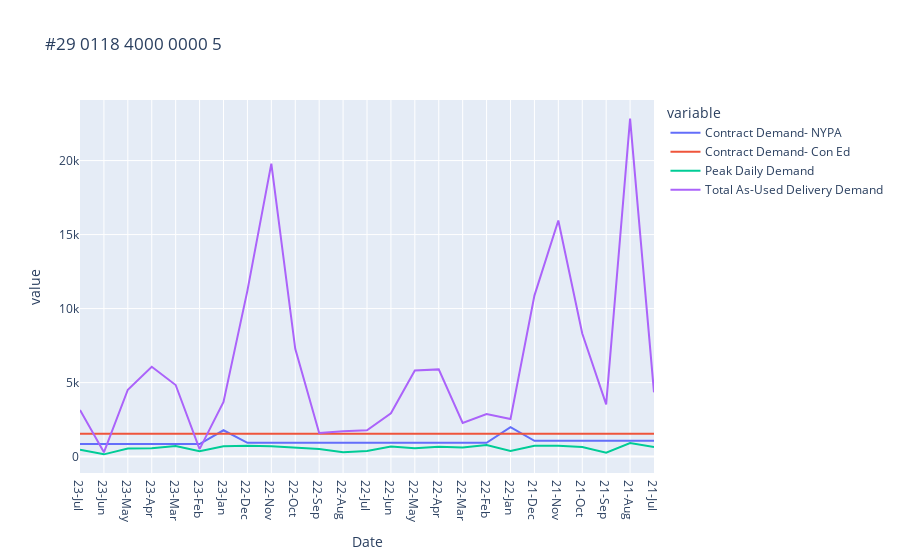

The cell this chart's notebook holds for it:
### Code cell
df6=pd.read_csv('00005.csv')
df6=df6.rename(columns={'Contract Demand': 'Contract Demand- NYPA'})
fig = px.line(df6, x="Date", y=df6.columns,
              title='#29 0118 4000 0000 5')
fig.update_xaxes(
    dtick="M1",
    tickformat="%b\n%Y")
fig.show()

### Figure 1 — Plotly figure (JSON) as saved in the notebook; plotly's stock layout.template omitted (floating-point values rounded to 4 significant figures)
{"data": [{"hovertemplate": "variable=Contract Demand- NYPA<br>Date=%{x}<br>value=%{y}<extra></extra>", "legendgroup": "Contract Demand- NYPA", "line": {"color": "#636efa", "dash": "solid"}, "marker": {"symbol": "circle"}, "mode": "lines", "name": "Contract Demand- NYPA", "orientation": "v", "showlegend": true, "type": "scatter", "x": ["23-Jul", "23-Jun", "23-May", "23-Apr", "23-Mar", "23-Feb", "23-Jan", "22-Dec", "22-Nov", "22-Oct", "22-Sep", "22-Aug", "22-Jul", "22-Jun", "22-May", "22-Apr", "22-Mar", "22-Feb", "22-Jan", "21-Dec", "21-Nov", "21-Oct", "21-Sep", "21-Aug", "21-Jul"], "xaxis": "x", "y": [847, 847, 847, 847, 847, 847, 1780, 933, 933, 933, 933, 933, 933, 933, 933, 933, 933, 933, 1997, 1064, 1064, 1064, 1064, 1064, 1064], "yaxis": "y"}, {"hovertemplate": "variable=Contract Demand- Con Ed<br>Date=%{x}<br>value=%{y}<extra></extra>", "legendgroup": "Contract Demand- Con Ed", "line": {"color": "#EF553B", "dash": "solid"}, "marker": {"symbol": "circle"}, "mode": "lines", "name": "Contract Demand- Con Ed", "orientation": "v", "showlegend": true, "type": "scatter", "x": ["23-Jul", "23-Jun", "23-May", "23-Apr", "23-Mar", "23-Feb", "23-Jan", "22-Dec", "22-Nov", "22-Oct", "22-Sep", "22-Aug", "22-Jul", "22-Jun", "22-May", "22-Apr", "22-Mar", "22-Feb", "22-Jan", "21-Dec", "21-Nov", "21-Oct", "21-Sep", "21-Aug", "21-Jul"], "xaxis": "x", "y": [1546, 1546, 1546, 1546, 1546, 1546, 1546, 1546, 1546, 1546, 1546, 1546, 1546, 1546, 1546, 1546, 1546, 1546, 1546, 1546, 1546, 1546, 1546, 1546, 1546], "yaxis": "y"}, {"hovertemplate": "variable=Peak Daily Demand<br>Date=%{x}<br>value=%{y}<extra></extra>", "legendgroup": "Peak Daily Demand", "line": {"color": "#00cc96", "dash": "solid"}, "marker": {"symbol": "circle"}, "mode": "lines", "name": "Peak Daily Demand", "orientation": "v", "showlegend": true, "type": "scatter", "x": ["23-Jul", "23-Jun", "23-May", "23-Apr", "23-Mar", "23-Feb", "23-Jan", "22-Dec", "22-Nov", "22-Oct", "22-Sep", "22-Aug", "22-Jul", "22-Jun", "22-May", "22-Apr", "22-Mar", "22-Feb", "22-Jan", "21-Dec", "21-Nov", "21-Oct", "21-Sep", "21-Aug", "21-Jul"], "xaxis": "x", "y": [470.5, 152.6, 547.2, 571.0, 711.1, 356.2, 697.0, 736.8, 693.6, 610.1, 515.3, 296.8, 383.7, 676.3, 558.7, 667.0, 609.8, 777.6, 372.6, 735.4, 734.6, 644.9, 262.7, 911.0, 650.6], "yaxis": "y"}, {"hovertemplate": "variable=Total As-Used Delivery Demand<br>Date=%{x}<br>value=%{y}<extra></extra>", "legendgroup": "Total As-Used Delivery Demand", "line": {"color": "#ab63fa", "dash": "solid"}, "marker": {"symbol": "circle"}, "mode": "lines", "name": "Total As-Used Delivery Demand", "orientation": "v", "showlegend": true, "type": "scatter", "x": ["23-Jul", "23-Jun", "23-May", "23-Apr", "23-Mar", "23-Feb", "23-Jan", "22-Dec", "22-Nov", "22-Oct", "22-Sep", "22-Aug", "22-Jul", "22-Jun", "22-May", "22-Apr", "22-Mar", "22-Feb", "22-Jan", "21-Dec", "21-Nov", "21-Oct", "21-Sep", "21-Aug", "21-Jul"], "xaxis": "x", "y": [3144.0, 292.5, 4519, 6067.0, 4838.0, 504.6, 3687.0, 11210.0, 19790.0, 7282.0, 1602.0, 1719.0, 1773.0, 2922.0, 5825.0, 5892.0, 2275.0, 2880.0, 2540.0, 10880.0, 15950.0, 8313.0, 3529.0, 22830.0, 4340.0], "yaxis": "y"}], "layout": {"legend": {"title": {"text": "variable"}, "tracegroupgap": 0}, "title": {"text": "#29 0118 4000 0000 5"}, "xaxis": {"anchor": "y", "domain": [0, 1], "dtick": "M1", "tickformat": "%b\n%Y", "title": {"text": "Date"}}, "yaxis": {"anchor": "x", "domain": [0, 1], "title": {"text": "value"}}}}
